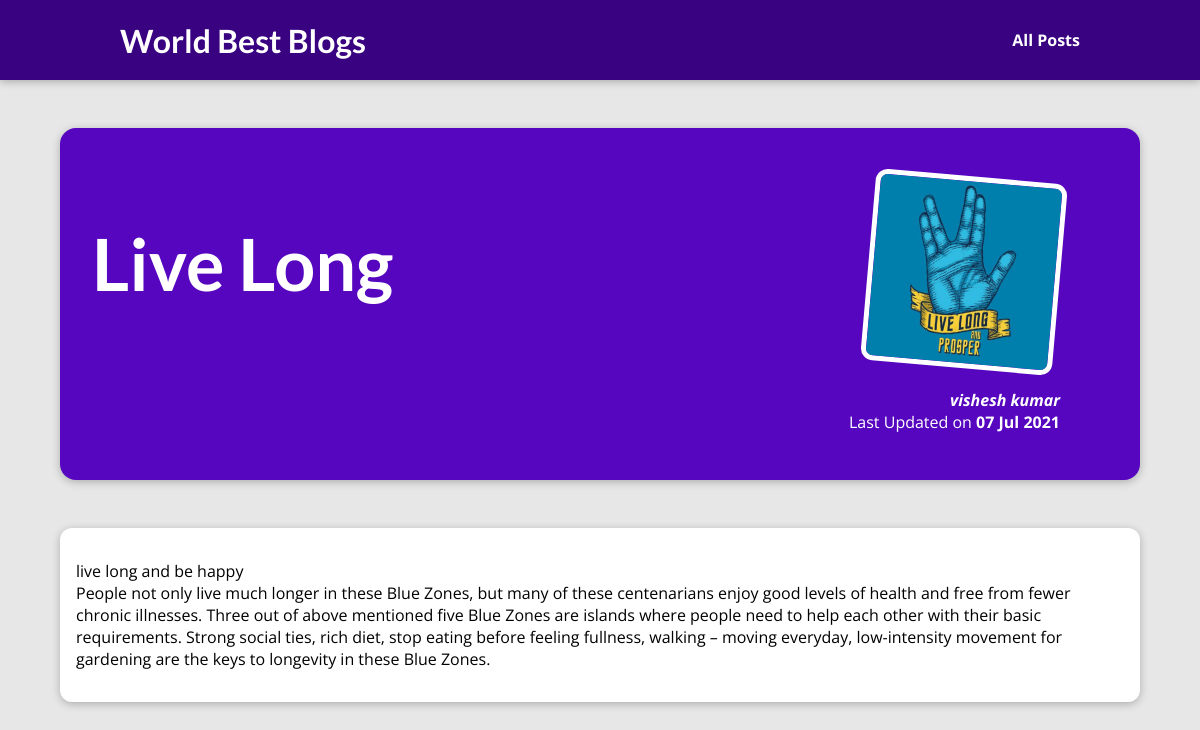
The page /posts/Live-Long on the database its author committed.
### app1/models.py (models this page shows, shortened)
class Post(models.Model):
    title = models.CharField(max_length=200)
    summary = models.CharField(max_length=200)
    image = models.CharField(max_length=200)
    date = models.DateTimeField()
    slug = models.SlugField()
    content = models.TextField()
    author = models.ForeignKey(Author,on_delete=SET_NULL, null=True)
    tag = models.ManyToManyField(Tag)

class Author(models.Model):
    first_name = models.CharField(max_length=200)
    last_name = models.CharField(max_length=200)
    email_address = models.EmailField()
    def __str__(self):
        return "{} {}".format(self.first_name, self.last_name)

### app1/views.py (the view)
# urls.py: path("posts/<slug:post_slug>", views.post_detail, name="selected-post"),
def post_detail(request, post_slug):
    selected_post = Post.objects.get(slug=post_slug)
    if selected_post:
        return render(request, "app1/post_detail.html", {
            "post": selected_post
        })
    else:
        return HttpResponseNotFound("Post Not Found")

### app1/templates/app1/post_detail.html (shortened to what this page needs)
{% extends 'base.html' %}
{% load static %}
{% block css_files %}
<link rel="stylesheet" href="{% static 'app1/post_detail.css' %}" />
{% endblock %}
{% block header %}
    <header id="main-navigation">
        <h1><a href="{% url 'starting-page' %}">World Best Blogs</a></h1>
        <nav>
            <a href="{% url 'all-posts' %}">All Posts</a>
        </nav>
    </header>
{% endblock %}
{% block content %}
<section id="summary">
<h2>{{ post.title|title }}</h2>
<article>
    <img src="{% static 'app1/images/'|add:post.image %}" alt=""/>
    <address>{{ post.author }}</address>
    <div>
        Last Updated on <time>{{ post.date|date:"d M Y" }}</time>
    </div>
</article>
</section>
<main>
    {{ post.content|linebreaks }}
</main>
{% endblock %}

### templates/base.html (shortened to what this page needs)
{% load static %}
<!DOCTYPE html>
<html lang="en">
<head>
    <link rel="stylesheet" href="{% static 'app.css' %}"  />
    {% block css_files %}{% endblock css_files %}
</head>
<body>
{% block header %}
{% endblock %}
{% block content %}
{% endblock content %}
</body>
</html>

### static/app.css (style rules this page uses)
* { box-sizing: border-box; }
html { font-family: 'Open Sans', 'Lato', sans-serif; }
body { margin: 0; }
h1, h2, h3 { font-family: 'Lato', sans-serif; font-weight: bold; }
#main-navigation { width: 100%; height: 5rem; display: flex; justify-content: space-between; align-items: center; padding: 0 10%; position: absolute; top: 0; left: 0; }
#main-navigation a { text-decoration: none; color: white; font-weight: bold; }

### app1/static/app1/post_detail.css (style rules this page uses)
body { background-color: #e7e7e7; }
#main-navigation { background-color: #390281; box-shadow: 0 2px 8px rgba(0, 0, 0, 0.25); }
#summary { margin: 8rem auto 3rem auto; padding: 2rem; width: 90%; max-width: 90rem; border-radius: 16px; background-color: #5706c0; position: relative; box-shadow: 0 2px 8px rgba(0, 0, 0, 0.25); height: 22rem; }
#summary h2 { color: white; font-size: 4.5rem; }
#summary article { position: absolute; top: 2rem; right: 3rem; padding: 1rem 2rem; border-radius: 12px; text-align: right; color: white; }
#summary article img { width: 12rem; height: 12rem; border-radius: 12px; transform: rotateZ(5deg); border: 5px solid white; margin-bottom: 1rem; }
#summary address { font-weight: bold; }
#summary time { font-weight: bold; }
main { width: 90%; max-width: 90rem; margin: 3rem auto; background-color: white; padding: 1rem; border-radius: 12px; box-shadow: 0 2px 8px rgba(0, 0, 0, 0.25); }

### rows shown on the page
Post: title "Live Long", image (picture), author "vishesh kumar", date "07 Jul 2021", content "live long and be happy People not only live much longer in these Blue Zones, but many of these centenarians enjoy good levels of health and free from fewer chronic illnesses. Three out of above mentioned five Blue Zones are islands where people need to help each other with their basic requirements. Strong social ties, rich diet, stop eating before feeling fullness, walking – moving everyday, low-intensity movement for gardening are the keys to longevity in these Blue Zones."
